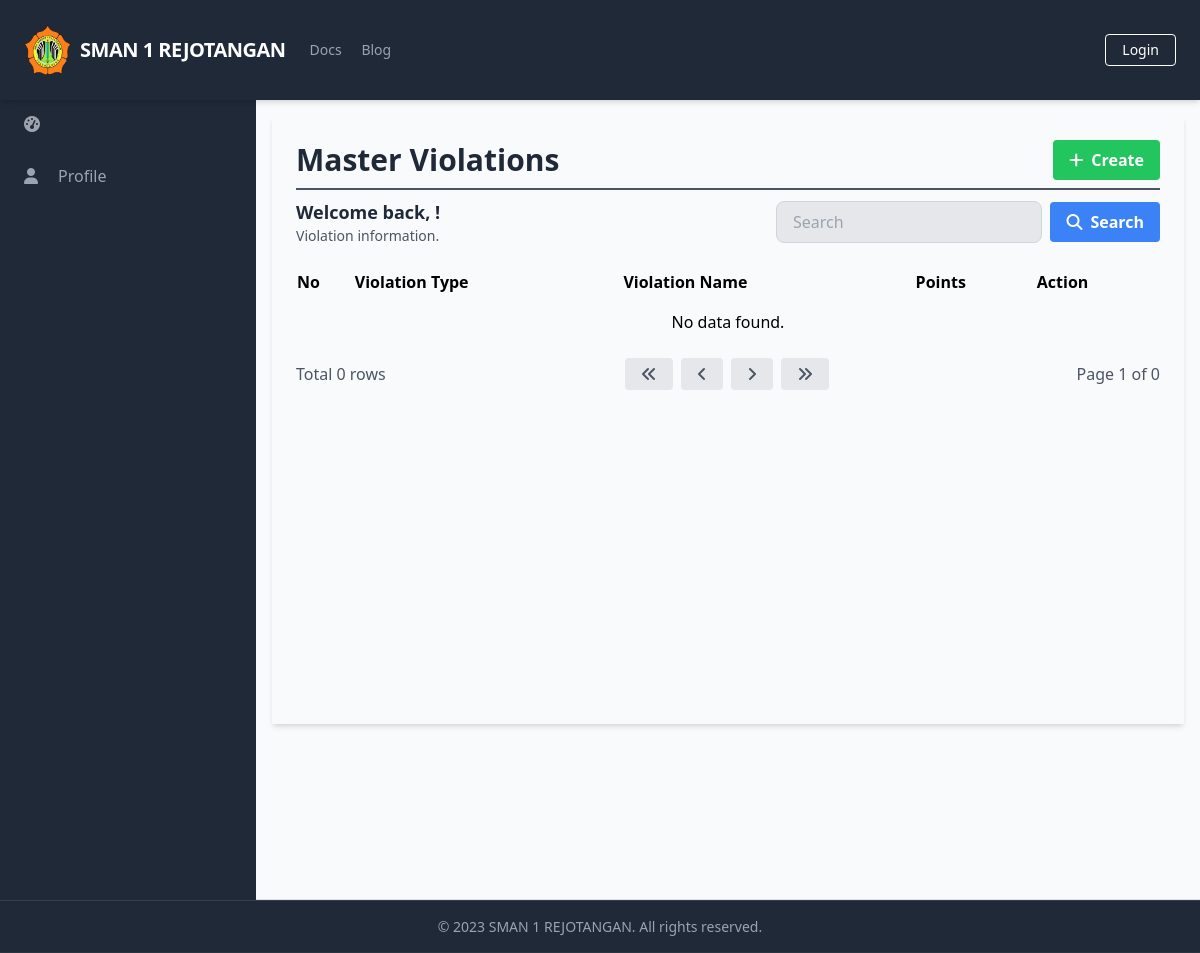
/manage_master_violations/manage_master_violations_list.php, run on an earlier commit of the app's database.
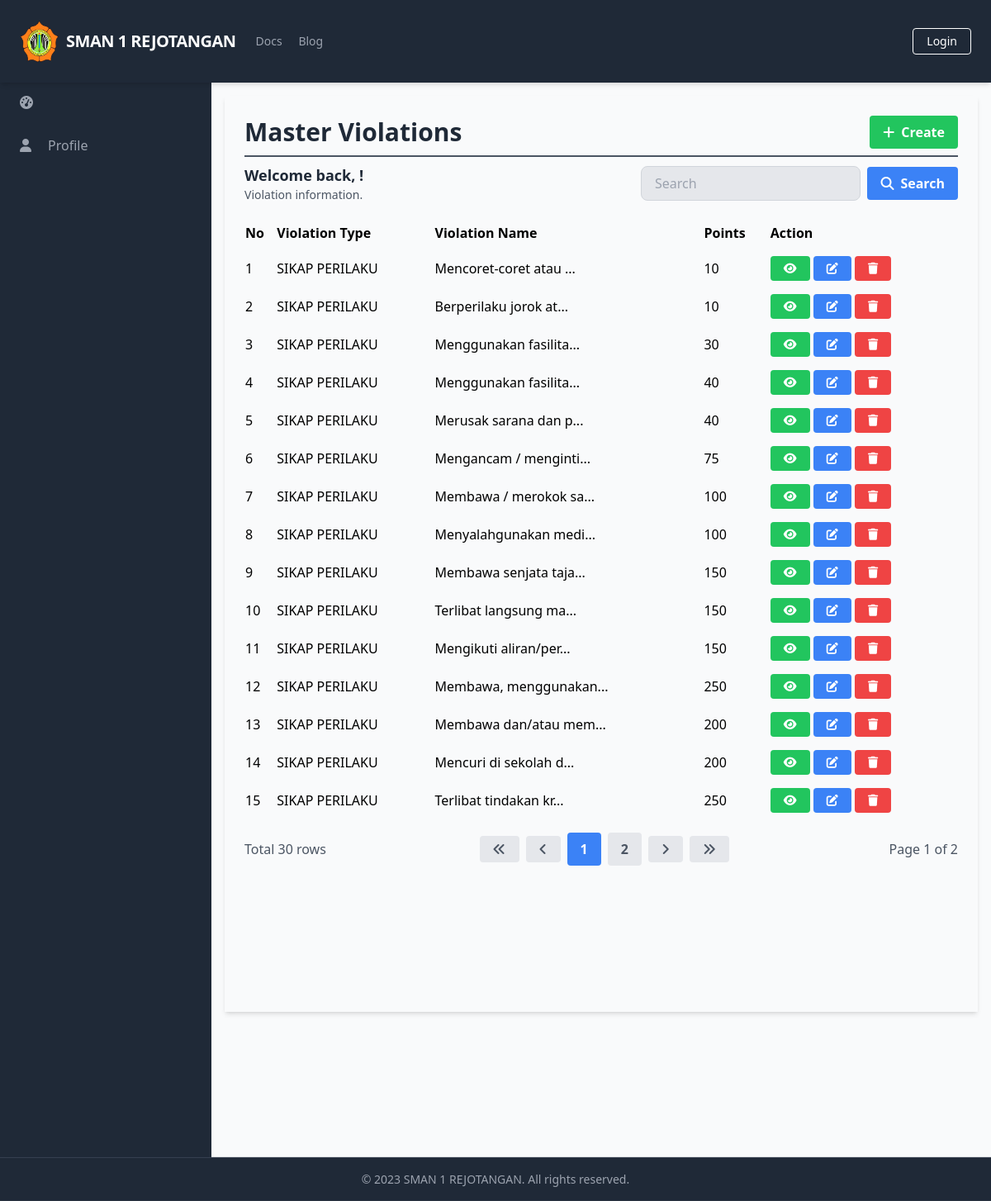
And on a later commit of the database.
### tables this page shows
CREATE TABLE `MasterViolations` (
  `ViolationID` int(11) NOT NULL,
  `ViolationType` varchar(255) NOT NULL,
  `ViolationName` varchar(255) NOT NULL,
  `Points` int(11) NOT NULL
);

### database/connection.php (called while the page is built, shortened)
<?php
$baseUrl = "http://localhost/final_project_imam_2023/";

### public/manage_master_violations/manage_master_violations_list.php (the view, shortened to what the changed rows need)
<?php
require_once('../../database/connection.php');
?>
<?php include_once('../components/header.php'); ?>
<div class="h-screen flex flex-col">
    <div class="flex-grow bg-gray-50 flex flex-row shadow-md">
        <main class="bg-gray-50 flex flex-col flex-1 overflow-y-scroll h-screen flex-shrink-0 sc-hide pb-40">
            <div class="flex items-start justify-start p-6 shadow-md m-4 flex-1 flex-col">
                <div class="flex flex-row justify-between items-center w-full border-b-2 border-gray-600 mb-2 pb-2">
                    <h1 class="text-3xl text-gray-800 font-semibold w-full">Master Violations</h1>
                </div>
                <div class="flex flex-col w-full">
                    <div class="flex flex-row justify-between items-center w-full mb-2 pb-2">
                        <div>
                            <h2 class="text-lg text-gray-800 font-semibold">Welcome back, <?php echo $_SESSION['FullName']; ?>!</h2>
                        </div>
                    </div>
                    <table class="min-w-full">
                        <thead>
                            <tr>
                                <th class="text-left py-2">No</th>
                                <th class="text-left py-2">Violation Type</th>
                                <th class="text-left py-2">Violation Name</th>
                                <th class="text-left py-2">Points</th>
                                <th class="text-left py-2">Action</th>
                            </tr>
                        </thead>
                        <tbody>
                            <?php
                            $searchTerm = isset($_GET['search']) ? $_GET['search'] : '';
                            $page = isset($_GET['page']) ? $_GET['page'] : 1;
                            $query = "SELECT * FROM MasterViolations WHERE ViolationName LIKE '%$searchTerm%' LIMIT 15 OFFSET " . ($page - 1) * 15;
                            $result = $conn->query($query);
                            $queryCount = "SELECT COUNT(*) AS count FROM MasterViolations WHERE ViolationName LIKE '%$searchTerm%'";
                            $resultCount = $conn->query($queryCount);
                            $rowCount = $resultCount->fetch_assoc()['count'];
                            $totalPage = ceil($rowCount / 15);
                            $no = 1;
                            while ($row = $result->fetch_assoc()) {
                            ?>
                                <tr>
                                    <td class="py-2"><?php echo $no++; ?></td>
                                    <td class="py-2"><?php echo strlen($row['ViolationType']) > 20 ? substr($row['ViolationType'], 0, 20) . '...' : $row['ViolationType']; ?></td>
                                    <td class="py-2"><?php echo strlen($row['ViolationName']) > 20 ? substr($row['ViolationName'], 0, 20) . '...' : $row['ViolationName']; ?></td>
                                    <td class="py-2"><?php echo $row['Points']; ?></td>
                                    <td class='py-2'>
                                        <a href="<?php echo $baseUrl; ?>public/manage_master_violations/manage_master_violations_detail.php?id=<?php echo $row['ViolationID'] ?>" class='bg-green-500 hover-bg-green-700 text-white font-bold py-2 px-4 rounded inline-flex items-center text-sm'>
                                            <i class='fas fa-eye'></i>
                                        </a>
                                        <a href="<?php echo $baseUrl; ?>public/manage_master_violations/manage_master_violations_update.php?id=<?php echo $row['ViolationID'] ?>" class='bg-blue-500 hover-bg-blue-700 text-white font-bold py-2 px-4 rounded inline-flex items-center text-sm'>
                                            <i class='fas fa-edit'></i>
                                        </a>
                                        <a href="#" onclick="confirmDelete(<?php echo $row['ViolationID']; ?>)" class='bg-red-500 hover-bg-red-700 text-white font-bold py-2 px-4 rounded inline-flex items-center text-sm'>
                                            <i class='fas fa-trash'></i>
                                        </a>
                                    </td>
                                </tr>
                            <?php
                            }
                            if ($result->num_rows === 0) {
                            ?>
                                <tr>
                                    <td colspan="5" class="py-2 text-center">No data found.</td>
                                </tr>
                            <?php
                            }
                            ?>
                        </tbody>
                    </table>
                    <div class="flex flex-row justify-between items-center w-full mt-4">
                        <div class="flex flex-row justify-start items-center">
                            <span class="text-gray-600">Total <?php echo $rowCount; ?> rows</span>
                        </div>
                        <div class="flex flex-row justify-end items-center space-x-2">
                            <a href="?page=1&search=<?php echo $searchTerm; ?>" class="bg-gray-200 hover-bg-gray-300 text-gray-600 font-bold py-2 px-4 rounded inline-flex items-center">
                                <i class="fas fa-angle-double-left"></i>
                            </a>
                            <a href="?page=<?php if ($page == 1) {
                                                echo $page;
                                            } else {
                                                echo $page - 1;
                                            } ?>&search=<?php echo $searchTerm; ?>" class="bg-gray-200 hover-bg-gray-300 text-gray-600 font-bold py-2 px-4 rounded inline-flex items-center">
                                <i class="fas fa-angle-left"></i>
                            </a>
                            <?php
                            $startPage = $page - 2;
                            $endPage = $page + 2;
                            if ($startPage < 1) {
                                $endPage += abs($startPage) + 1;
                                $startPage = 1;
                            }
                            if ($endPage > $totalPage) {
                                $startPage -= $endPage - $totalPage;
                                $endPage = $totalPage;
                            }
                            if ($startPage < 1) {
                                $startPage = 1;
                            }
                            for ($i = $startPage; $i <= $endPage; $i++) {
                                if ($i == $page) {
                                    echo "<a href='?page=$i&search=$searchTerm' class='bg-blue-500 hover-bg-blue-700 text-white font-bold py-2 px-4 rounded inline-flex items-center'>$i</a>";
                                } else {
                                    echo "<a href='?page=$i&search=$searchTerm' class='bg-gray-200 hover-bg-gray-300 text-gray-600 font-bold py-2 px-4 rounded inline-flex items-center'>$i</a>";
                                }
                            }
                            ?>
                            <a href="?page=<?php if ($page == $totalPage) {
                                                echo $page;
                                            } else {
                                                echo $page + 1;
                                            } ?>&search=<?php echo $searchTerm; ?>" class="bg-gray-200 hover-bg-gray-300 text-gray-600 font-bold py-2 px-4 rounded inline-flex items-center">
                                <i class="fas fa-angle-right"></i>
                            </a>
                            <a href="?page=<?php echo $totalPage; ?>&search=<?php echo $searchTerm; ?>" class="bg-gray-200 hover-bg-gray-300 text-gray-600 font-bold py-2 px-4 rounded inline-flex items-center">
                                <i class="fas fa-angle-double-right"></i>
                            </a>
                        </div>
                        <div class="flex flex-row justify-end items-center ml-2">
                            <span class="text-gray-600">Page <?php echo $page; ?> of <?php echo $totalPage; ?></span>
                        </div>
                    </div>
                </div>
        </main>
    </div>
</div>
</body>
</html>

What changed in the data, as far as the page shows it:
added masterviolations: ViolationType "SIKAP PERILAKU", ViolationName "Mencoret-coret atau", Points "10"
added masterviolations: ViolationType "SIKAP PERILAKU", ViolationName "Berperilaku jorok at", Points "10"
added masterviolations: ViolationType "SIKAP PERILAKU", ViolationName "Menggunakan fasilita", Points "30"
added masterviolations: ViolationType "SIKAP PERILAKU", ViolationName "Menggunakan fasilita", Points "40"
added masterviolations: ViolationType "SIKAP PERILAKU", ViolationName "Merusak sarana dan p", Points "40"
added masterviolations: ViolationType "SIKAP PERILAKU", ViolationName "Mengancam / menginti", Points "75"
added masterviolations: ViolationType "SIKAP PERILAKU", ViolationName "Membawa / merokok sa", Points "100"
added masterviolations: ViolationType "SIKAP PERILAKU", ViolationName "Menyalahgunakan medi", Points "100"
added masterviolations: ViolationType "SIKAP PERILAKU", ViolationName "Membawa senjata taja", Points "150"
added masterviolations: ViolationType "SIKAP PERILAKU", ViolationName "Terlibat langsung ma", Points "150"
added masterviolations: ViolationType "SIKAP PERILAKU", ViolationName "Mengikuti aliran/per", Points "150"
added masterviolations: ViolationType "SIKAP PERILAKU", ViolationName "Membawa, menggunakan", Points "250"
added masterviolations: ViolationType "SIKAP PERILAKU", ViolationName "Membawa dan/atau mem", Points "200"
added masterviolations: ViolationType "SIKAP PERILAKU", ViolationName "Mencuri di sekolah d", Points "200"
added masterviolations: ViolationType "SIKAP PERILAKU", ViolationName "Terlibat tindakan kr", Points "250"
Also different on the page:
$rowCount: "0" → "30"
$totalPage: "0" → "2"
new list line: "1"
new list line: "2"
text no longer shown: "No data found."
